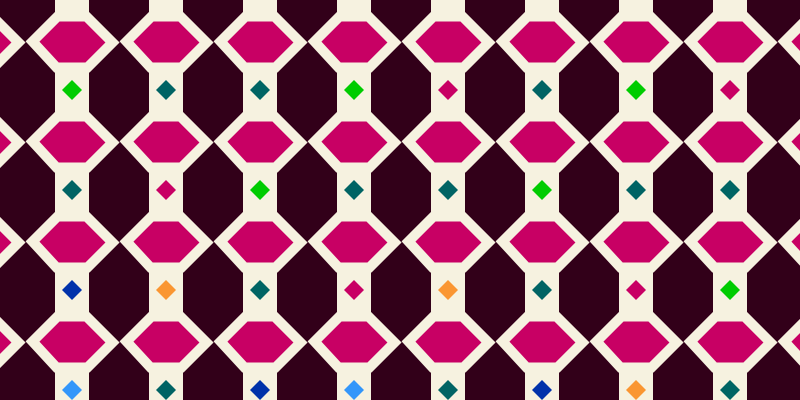
Frame 1 (no input)
Frame 2 (the mouse pressed at the canvas centre, redrawn once): identical to frame 1, image omitted

The Processing sketch that drew this single still picture (run headless with seeded random() and noise(); the mouse was pressed at the canvas centre and the sketch redrawn once):

// Processing sketch: sketch_002_pluribus
// ── sketch_002_pluribus.pde


void setup() {
  size(800,400);
}

void celda(float xx, float yy, color iro) {
  
  float oox = 47;
  float ooy = 32;
  float r = 30;
  
  pushMatrix();
  translate(xx,yy);
  
  fill(246,242,224);
  noStroke();
  rect(oox-r/2-2,0,r+4,100);

  stroke(246,242,224);
  strokeWeight(10);
  fill(200,0,100);
  beginShape();
   
  for (int k=0; k<6; k++) {
    float a = map(k,0,6,0,2*PI);
    float x = r*cos(a) + oox;
    float y = r*sin(a) + ooy;
    if (k==0) {
      x+=10;
    } else if (k==3) {
      x-=10;
    }
    vertex(x,y);
  }
  endShape(CLOSE);
  
  fill(iro);
  noStroke();
  pushMatrix();
  translate(oox, 80);
  beginShape();
  vertex(10,0);
  vertex(0,10);
  vertex(-10,0);
  vertex(0,-10);
  endShape();
  popMatrix();
 
  //noFill();
  //stroke(255);
  //strokeWeight(1);
  //rect(0,0,2*oox,100);
  
  popMatrix();
}

void draw() {
  background(50,0,25);
  color[] iros = {color(0,204,0), color(250,150,50), color(50,150,250), color(0,50,170),color(200,0,100),color(0,100,100)};
  float px = 2*47;
  float py = 100;
  for (int i=-1;i<9;i++) {
    for (int j=-1;j<4;j++) { 
      int ollo = int(map(abs(sin(i*2.121-1.21*j)*10),0,10,0,iros.length));
      celda(i*px+25,j*py+10,iros[ollo]); 
    }
  }
  save("ola.png");
  noLoop();
}
